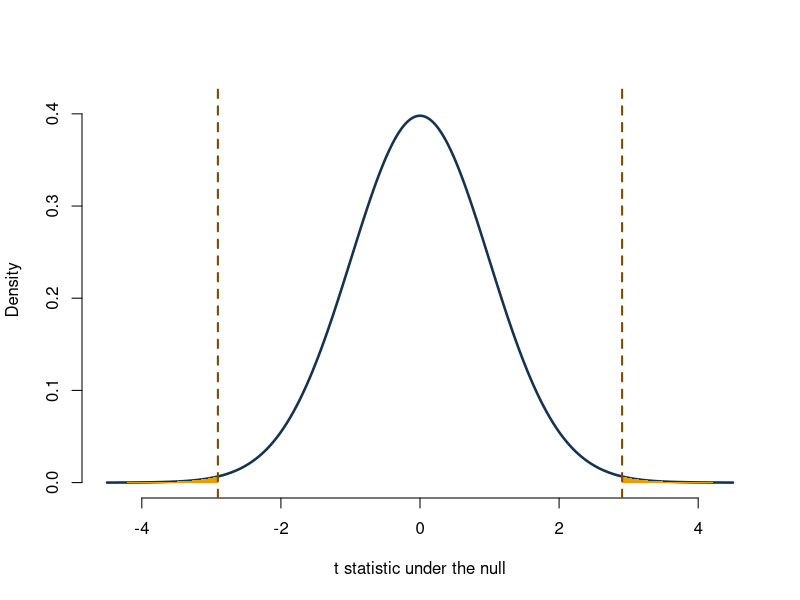
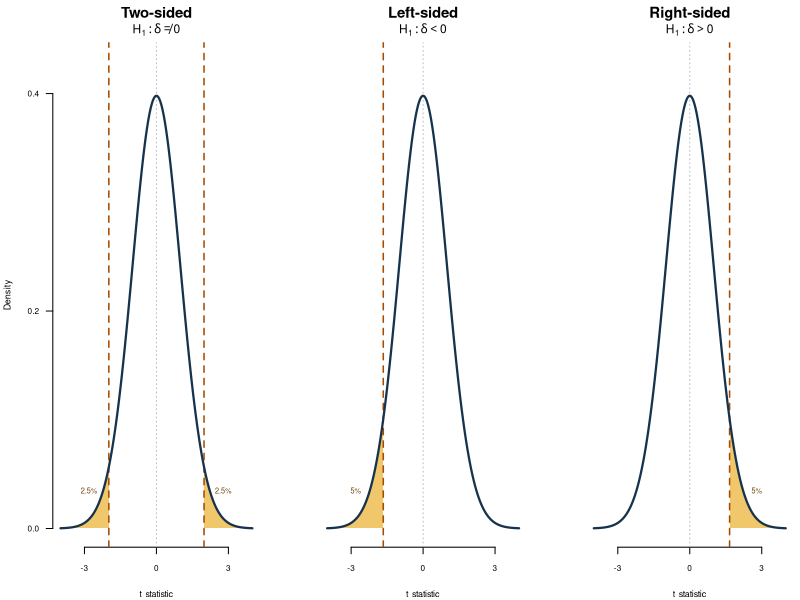
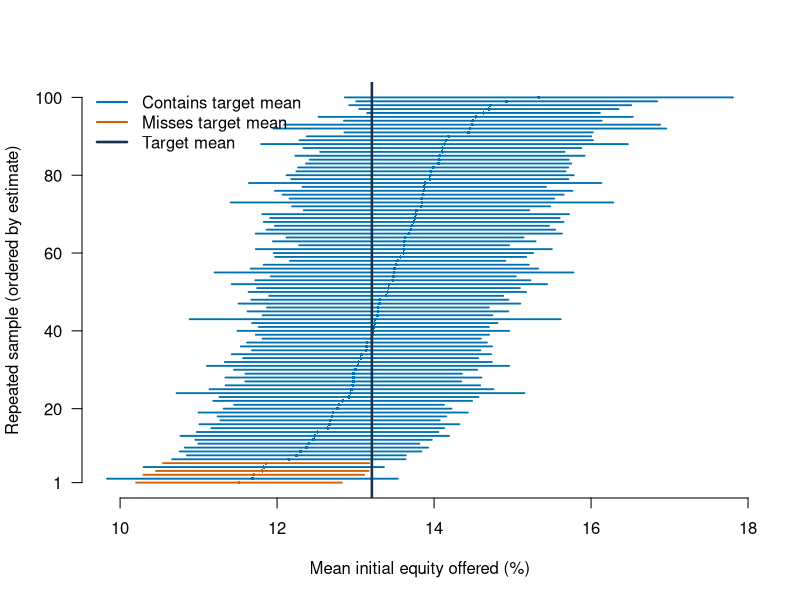

Source code (R) for these figures, in order:
## ---- chunk 1
knitr::opts_chunk$set(echo = TRUE, message = FALSE, warning = FALSE,
                      fig.width = 7, fig.height = 4.8)
sharks <- read.csv("data/shark_tank_teaching.csv", stringsAsFactors = FALSE)
set.seed(123)
pitch_sample <- sharks[sample(seq_len(nrow(sharks)), 100), ]

benchmark <- 15
pitch_sample$equity_gap_pp <-
  pitch_sample$equity_offered_pct - benchmark

gap_bar <- mean(pitch_sample$equity_gap_pp)
gap_sd <- sd(pitch_sample$equity_gap_pp)
n <- nrow(pitch_sample)
df <- n - 1
gap_se <- gap_sd / sqrt(n)
## ---- chunk 2
c(
  sample_mean_equity = mean(pitch_sample$equity_offered_pct),
  sample_mean_gap = gap_bar,
  sample_sd_gap = gap_sd,
  standard_error_gap = gap_se,
  degrees_of_freedom = df
)
## ---- chunk 3
critical_t <- qt(0.975, df = df)
gap_ci <- gap_bar + c(-1, 1) * critical_t * gap_se
mean_ci <- benchmark + gap_ci

c(gap_lower = gap_ci[1], gap_upper = gap_ci[2])
c(mean_lower = mean_ci[1], mean_upper = mean_ci[2])
## ---- chunk 4
t_value <- gap_bar / gap_se
p_value <- 2 * pt(-abs(t_value), df = df)

c(
  estimate = gap_bar,
  standard_error = gap_se,
  t_statistic = t_value,
  degrees_of_freedom = df,
  two_sided_p_value = p_value
)
## ---- chunk 5
t_grid <- seq(-4.5, 4.5, length.out = 1200)
t_density <- dt(t_grid, df = df)
plot(
  t_grid,
  t_density,
  type = "l",
  lwd = 2.5,
  col = "#17324D",
  bty = "n",
  xlab = "t statistic under the null",
  ylab = "Density",
  ylim = c(0, max(t_density) * 1.05)
)
left_tail <- t_grid <= -abs(t_value)
right_tail <- t_grid >= abs(t_value)
polygon(c(min(t_grid), t_grid[left_tail], -abs(t_value)),
        c(0, t_density[left_tail], 0),
        col = "#E69F00", border = NA)
polygon(c(abs(t_value), t_grid[right_tail], max(t_grid)),
        c(0, t_density[right_tail], 0),
        col = "#E69F00", border = NA)
abline(v = c(-abs(t_value), abs(t_value)),
       col = "#7A4A00", lty = 2, lwd = 2)
## ---- chunk 6
alpha_tail <- 0.05
tail_df <- df
tail_grid <- seq(-4, 4, length.out = 1400)
tail_density <- dt(tail_grid, df = tail_df)
critical_two <- qt(c(alpha_tail / 2, 1 - alpha_tail / 2), df = tail_df)
critical_left <- qt(alpha_tail, df = tail_df)
critical_right <- qt(1 - alpha_tail, df = tail_df)

shade_tail <- function(mask, colour = "#E69F00") {
  polygon(
    c(tail_grid[mask][1], tail_grid[mask],
      tail_grid[mask][length(tail_grid[mask])]),
    c(0, tail_density[mask], 0),
    col = grDevices::adjustcolor(colour, alpha.f = 0.58),
    border = NA
  )
}

panel_titles <- c("Two-sided", "Left-sided", "Right-sided")
panel_alternatives <- list(
  expression(H[1] : delta != 0),
  expression(H[1] : delta < 0),
  expression(H[1] : delta > 0)
)

old_par <- par(no.readonly = TRUE)
par(
  mfrow = c(1, 3),
  mar = c(4.0, 4.0, 3.2, 0.5),
  las = 1,
  family = "sans"
)

for (i in 1:3) {
  plot(
    NA,
    xlim = c(-4, 4), ylim = c(0, 0.43),
    axes = FALSE, bty = "n",
    xlab = "t statistic",
    ylab = if (i == 1) "Density" else "",
    main = "",
    cex.lab = 0.82
  )
  mtext(panel_titles[i], side = 3, line = 1.65,
        cex = 0.90, font = 2)
  mtext(panel_alternatives[[i]], side = 3, line = 0.30, cex = 0.72)
  axis(1, at = c(-3, 0, 3), cex.axis = 0.75)
  if (i == 1) {
    axis(2, at = c(0, 0.2, 0.4), cex.axis = 0.75)
  }
  abline(v = 0, col = "#B8C0C8", lty = 3, lwd = 1)

  if (i == 1) {
    shade_tail(tail_grid <= critical_two[1])
    shade_tail(tail_grid >= critical_two[2])
    abline(v = critical_two, col = "#A64B00", lty = 2, lwd = 1.5)
    text(c(-2.8, 2.8), c(0.035, 0.035),
         labels = c("2.5%", "2.5%"), cex = 0.67, col = "#6B3A00")
  } else if (i == 2) {
    shade_tail(tail_grid <= critical_left)
    abline(v = critical_left, col = "#A64B00", lty = 2, lwd = 1.5)
    text(-2.8, 0.035, "5%", cex = 0.67, col = "#6B3A00")
  } else {
    shade_tail(tail_grid >= critical_right)
    abline(v = critical_right, col = "#A64B00", lty = 2, lwd = 1.5)
    text(2.8, 0.035, "5%", cex = 0.67, col = "#6B3A00")
  }

  lines(tail_grid, tail_density, col = "#17324D", lwd = 2.2)
}
par(old_par)
## ---- chunk 7
set.seed(209)
B_coverage <- 100
n_coverage <- 100
target_mean <- mean(sharks$equity_offered_pct)
ci_lower <- ci_upper <- ci_centre <- numeric(B_coverage)

for (i in seq_len(B_coverage)) {
  repeated_sample <- sample(
    sharks$equity_offered_pct,
    size = n_coverage,
    replace = FALSE
  )
  repeated_mean <- mean(repeated_sample)
  repeated_se <- sd(repeated_sample) / sqrt(n_coverage)
  repeated_critical <- qt(0.975, df = n_coverage - 1)
  ci_centre[i] <- repeated_mean
  ci_lower[i] <- repeated_mean - repeated_critical * repeated_se
  ci_upper[i] <- repeated_mean + repeated_critical * repeated_se
}

covered <- ci_lower <= target_mean & ci_upper >= target_mean
interval_order <- order(ci_centre)
plot_y <- seq_len(B_coverage)
interval_colours <- ifelse(covered[interval_order], "#0072B2", "#D55E00")

plot(
  NA,
  xlim = range(c(ci_lower, ci_upper, target_mean)),
  ylim = c(1, B_coverage),
  axes = FALSE, bty = "n",
  xlab = "Mean initial equity offered (%)",
  ylab = "Repeated sample (ordered by estimate)"
)
axis(1)
axis(2, at = c(1, 20, 40, 60, 80, 100), las = 1)
segments(
  ci_lower[interval_order], plot_y,
  ci_upper[interval_order], plot_y,
  col = interval_colours, lwd = 1.8
)
points(ci_centre[interval_order], plot_y,
       pch = 16, cex = 0.45, col = interval_colours)
abline(v = target_mean, col = "#17324D", lwd = 2.5)
legend(
  "topleft",
  legend = c("Contains target mean", "Misses target mean", "Target mean"),
  col = c("#0072B2", "#D55E00", "#17324D"),
  lwd = c(2, 2, 2.5), bty = "n"
)
